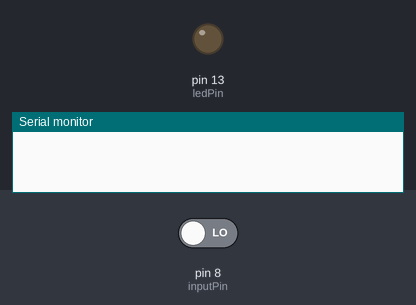
This sketch was run on a simulated Arduino Uno, built with avr-gcc and run on an emulated ATmega328P. Shown: output pins drawn as LEDs (lit = HIGH), the last lines printed to the serial monitor. Inputs (shaded band) come from the test bench; at power-on: pin 8 (inputPin) LOW.

Above: at 1.2 s.
1.3 s: pin 8 (inputPin) driven HIGH
At 1.8 s:
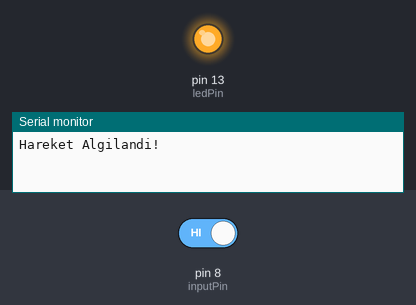
2.8 s: pin 8 (inputPin) driven LOW
At 4.1 s:
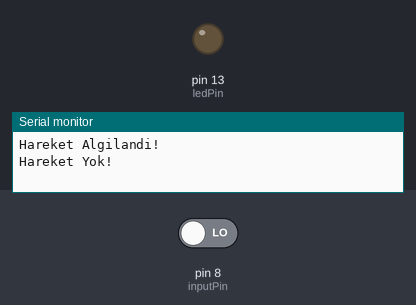
Timing chart, 0 to 5.8 s (numbered marks = the images above; inputs shaded):
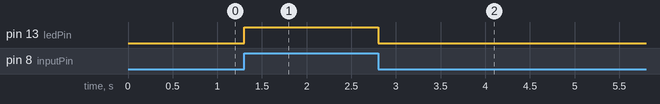

The sketch:

07_pir_hareket.ino
```cpp
int ledPin = 13;      // LED icin pini seciyoruz.
int inputPin = 8;     // Giris pinini secim yapıyoruz (PIR sensoru icin).
int pirState = LOW;   // Hareket algilanmadigini varsayarak basliyoruz.
int val = 0;          // Pin durumunu okumak icin degisken atiyoruz.

void setup() {
  pinMode(ledPin, OUTPUT);    // LED'i cikis olarak yaziyoruz.
  pinMode(inputPin, INPUT);   // Sensoru giris olarak yaziyoruz.
  Serial.begin(9600);         // Seri portu aciyoruz.
}

void loop() {
  val = digitalRead(inputPin);  // Giris degerini okumasi icin yaziyoruz.

  if (val == HIGH) { // Girisin HIGH olup olmadigini kontrol ediyoruz.
    digitalWrite(ledPin, HIGH); // Hareket var ise LED'i acik.

    if (pirState == LOW) {
      Serial.println("Hareket Algilandi!"); // Hareket var, Hareket Algilandi! yaz.
      pirState = HIGH;
    }
  }
  else {
    digitalWrite(ledPin, LOW);  // Hareket yok ise LED'i kapali.

    if (pirState == HIGH) {
      Serial.println("Hareket Yok!"); // Hareket var, Hareket Yok! yaz.
      pirState = LOW;
    }
  }
}
```

Measured:
- after the input at 1.3 s, pin 13 (ledPin): LOW → HIGH at once
- after the input at 2.8 s, pin 13 (ledPin): HIGH → LOW at once
